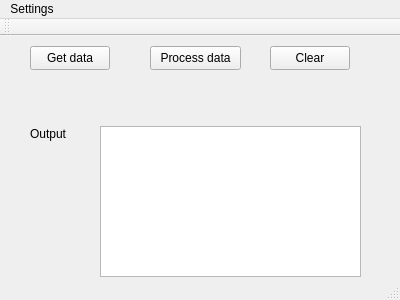
<?xml version="1.0" encoding="UTF-8"?>
<ui version="4.0">
 <class>MainWindow</class>
 <widget class="QMainWindow" name="MainWindow">
  <property name="geometry">
   <rect>
    <x>0</x>
    <y>0</y>
    <width>400</width>
    <height>300</height>
   </rect>
  </property>
  <property name="windowTitle">
   <string>Testbench GUI</string>
  </property>
  <widget class="QWidget" name="centralWidget">
   <widget class="QPushButton" name="processButton">
    <property name="geometry">
     <rect>
      <x>150</x>
      <y>10</y>
      <width>91</width>
      <height>24</height>
     </rect>
    </property>
    <property name="text">
     <string>Process data</string>
    </property>
   </widget>
   <widget class="QPlainTextEdit" name="outputTextEdit">
    <property name="geometry">
     <rect>
      <x>100</x>
      <y>90</y>
      <width>261</width>
      <height>151</height>
     </rect>
    </property>
   </widget>
   <widget class="QPushButton" name="getButton">
    <property name="geometry">
     <rect>
      <x>30</x>
      <y>10</y>
      <width>80</width>
      <height>24</height>
     </rect>
    </property>
    <property name="text">
     <string>Get data</string>
    </property>
   </widget>
   <widget class="QPushButton" name="clearButton">
    <property name="geometry">
     <rect>
      <x>270</x>
      <y>10</y>
      <width>80</width>
      <height>24</height>
     </rect>
    </property>
    <property name="text">
     <string>Clear</string>
    </property>
   </widget>
   <widget class="QLabel" name="outputLabel">
    <property name="geometry">
     <rect>
      <x>30</x>
      <y>90</y>
      <width>58</width>
      <height>16</height>
     </rect>
    </property>
    <property name="text">
     <string>Output</string>
    </property>
   </widget>
  </widget>
  <widget class="QMenuBar" name="menuBar">
   <property name="geometry">
    <rect>
     <x>0</x>
     <y>0</y>
     <width>400</width>
     <height>21</height>
    </rect>
   </property>
   <widget class="QMenu" name="menuSettings">
    <property name="title">
     <string>Settings</string>
    </property>
    <addaction name="actionSelect_read_file"/>
    <addaction name="actionSelect_process_file"/>
    <addaction name="actionSelect_environment"/>
    <addaction name="actionSelect_base"/>
   </widget>
   <addaction name="menuSettings"/>
  </widget>
  <widget class="QToolBar" name="mainToolBar">
   <attribute name="toolBarArea">
    <enum>TopToolBarArea</enum>
   </attribute>
   <attribute name="toolBarBreak">
    <bool>false</bool>
   </attribute>
  </widget>
  <widget class="QStatusBar" name="statusBar"/>
  <action name="actionSelect_read_file">
   <property name="text">
    <string>Select read file</string>
   </property>
  </action>
  <action name="actionSelect_process_file">
   <property name="text">
    <string>Select process file</string>
   </property>
  </action>
  <action name="actionSelect_environment">
   <property name="text">
    <string>Select environment</string>
   </property>
  </action>
  <action name="actionSelect_base">
   <property name="text">
    <string>Select base</string>
   </property>
  </action>
 </widget>
 <layoutdefault spacing="6" margin="11"/>
 <resources/>
 <connections/>
</ui>
